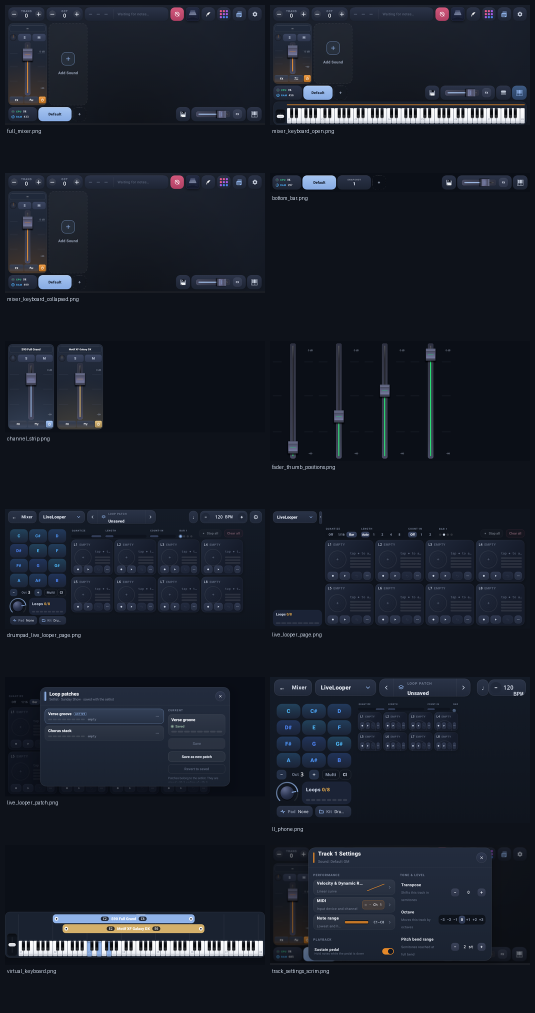
#> input picture tools/fxcompare/app_sheets.png, 1070 x 2026 px (shown at 1/2 size)
$ python sk_blobs.py ../fxcompare/app_sheets.png
#> lines starting #> are read from the running program, lines starting #| are printed output that depends on the picture; after the words box and inside, x2 and y2 are one past the last pixel; in counts of white or black regions, pixels touching at a corner belong together
"""Locate the control grid of a Sunday Keys effect screen.

Dials are the brightest compact blobs; sliders are long thin bright bars. The
tool labels each detected blob as dial/slider and prints its box, so the control
grammar (column x-positions, row y-positions, pitch) can be read as numbers.
"""
import sys

import numpy as np
from PIL import Image
from scipy import ndimage


def blobs(path, thr_pct=97.5, min_area=260, min_dim=20):
#> called with path = '../fxcompare/app_sheets.png', thr_pct = 97.5, min_area = 260, min_dim = 20
    im = Image.open(path)
#> im is the input picture: PIL image 1070x2026 RGB; mean R, G, B 25, 30.1, 40.5
    im.load()
    a = np.asarray(im.convert("RGB")).astype(np.float32)
    lum = a.mean(axis=2)
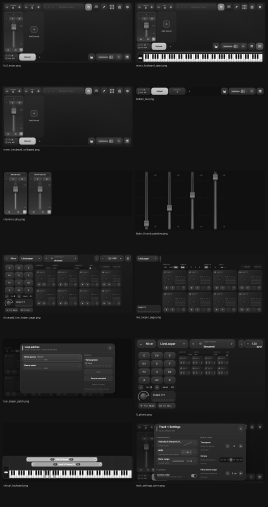
#> lum: shape (2026, 1070) float32 (shown at 1/4 size); min 0, max 255, mean 31.8
    thr = np.percentile(lum, thr_pct)
#> thr = 123.7
    m = lum > thr
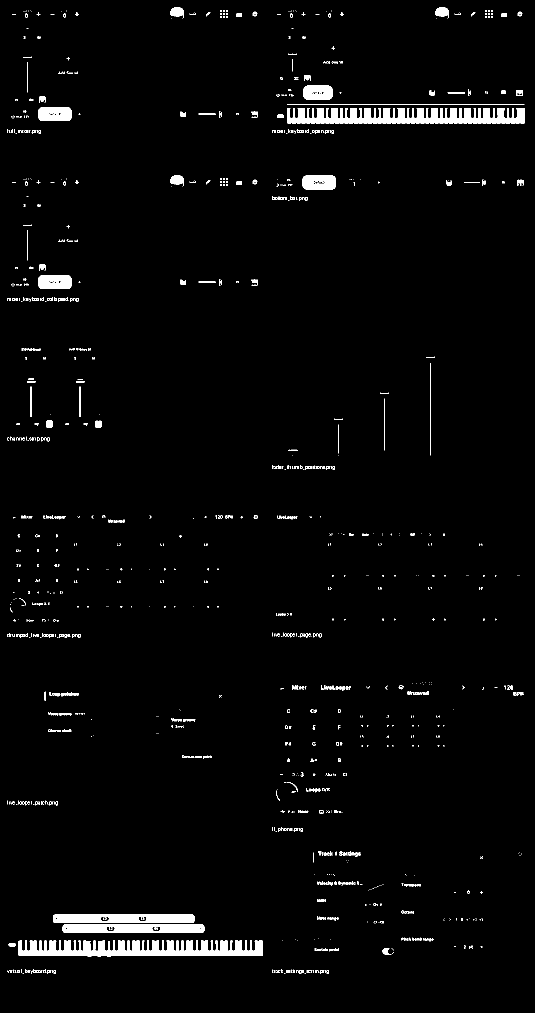
#> m: shape (2026, 1070) bool (shown at 1/2 size); 2.5% white; 1106 white regions (871 under 20 px), largest, box (x1, y1, x2, y2) and area: (37, 1881, 526, 1913) 10770, (574, 216, 1049, 247) 10475, (125, 1849, 409, 1866) 4522
    # Close small gaps so a dial ring with a dark centre is one blob.
    m = ndimage.binary_closing(m, structure=np.ones((5, 5)))
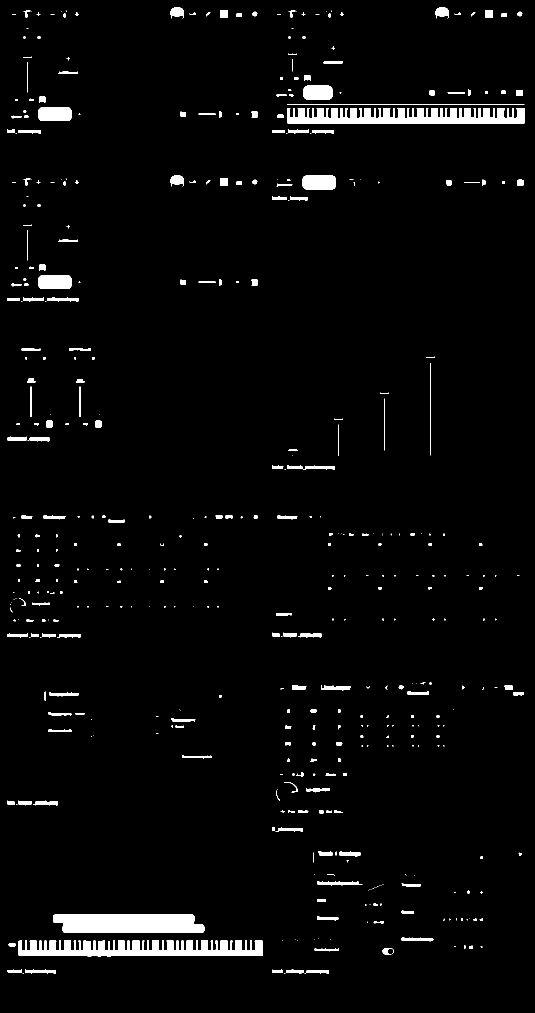
#> m: shape (2026, 1070) bool (shown at 1/2 size); 3% white; 470 white regions (217 under 20 px), largest, box (x1, y1, x2, y2) and area: (37, 1881, 526, 1913) 10924, (574, 216, 1049, 247) 10700, (106, 1829, 409, 1866) 10374
    lab, n = ndimage.label(m)
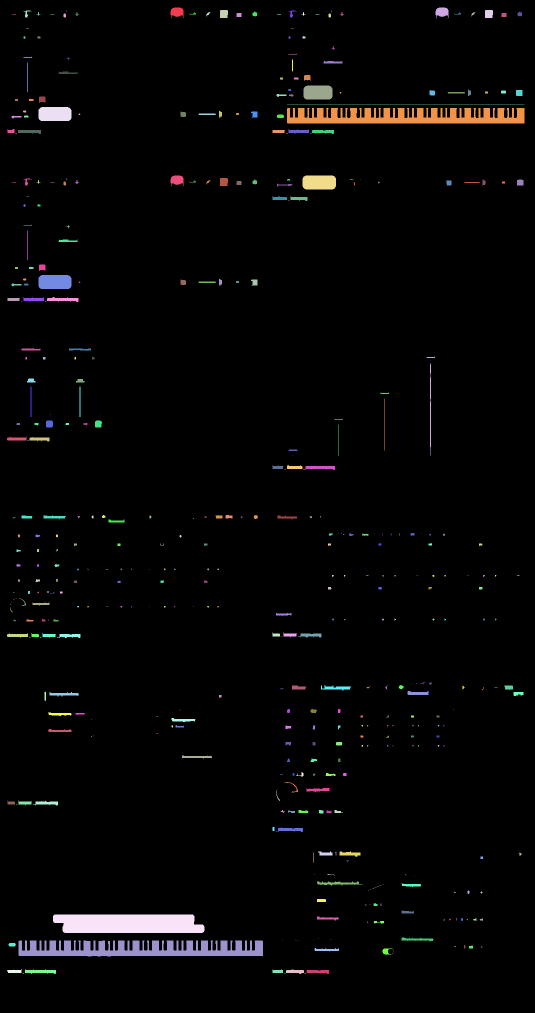
#> lab: shape (2026, 1070) int32 (shown at 1/2 size); 484 distinct labels, from 0 to 483; one colour per label, 0 black
#> n = 483
    out = []
    for sl in ndimage.find_objects(lab):
        y0, y1 = sl[0].start, sl[0].stop
        x0, x1 = sl[1].start, sl[1].stop
        w, h = x1 - x0, y1 - y0
        if w < min_dim or h < min_dim:
            continue
        area = int((lab[sl] > 0).sum())
        if area < min_area:
            continue
        # A dial is roughly square; a slider is a long bar.
        if w > 3 * h:
            kind = "slider"
        elif 0.6 <= w / h <= 1.7:
            kind = "dial"
        else:
            continue
        out.append((kind, x0, y0, w, h, area))
#> this loop made 483 passes
#> (y0, y1, x0, x1, w, h, area, kind) on passes 1, 2, 66, 85, 445, 463: (15, 37, 341, 367, 26, 22, 419, 'dial'), (15, 37, 871, 897, 26, 22, 419, 'dial'), (216, 247, 574, 1049, 475, 31, 10700, 'slider'), (351, 373, 341, 367, 26, 22, 419, 'dial'), (1829, 1866, 106, 409, 303, 37, 10374, 'slider'), (1881, 1913, 37, 526, 489, 32, 10924, 'slider')
#> after the loop, out = [('dial', 341, 15, 26, 22, 419), ('dial', 871, 15, 26, 22, 419), ('slider', 574, 216, 475, 31, 10700), ('dial', 341, 351, 26, 22, 419), ('slider', 106, 1829, 303, 37, 10374), ('slider', 37, 1881, 489, 32, 10924)]
    out.sort(key=lambda t: (t[2], t[1]))
    return im.size, out


for p in sys.argv[1:]:
    size, bs = blobs(p)
#> size = (1070, 2026); bs has the same summary as out in blobs
    print(f"### {p.rsplit('/', 1)[-1]}  {size[0]}x{size[1]}  blobs={len(bs)}")
#| ### app_sheets.png  1070x2026  blobs=6
    for k, x, y, w, h, a in bs[:26]:
        print(f"   {k:6s} x={x:5d} y={y:5d} w={w:4d} h={h:4d} area={a:5d}")
#> this loop made 6 passes
#> (printed output is left out)
